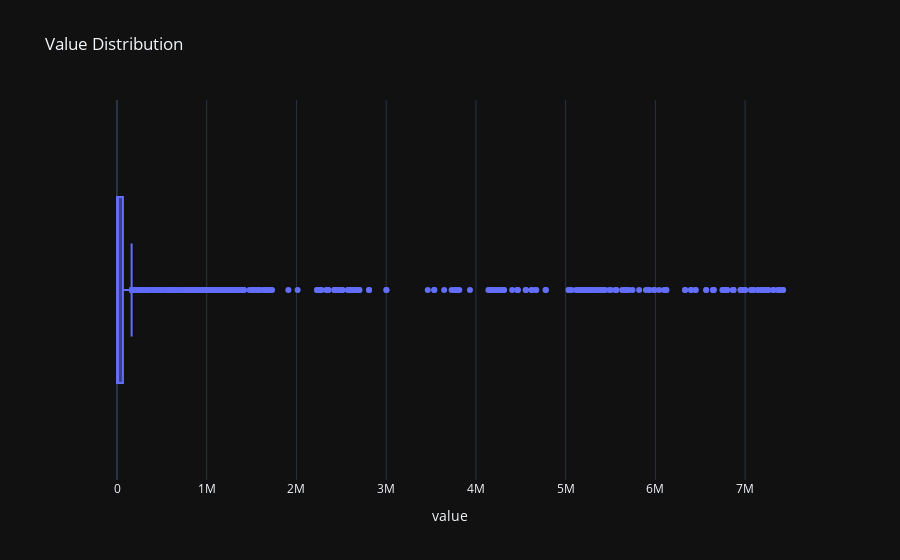

Here is the notebook cell this chart was saved with:
### Code cell
# Plot Box Plot
figure = ex.box(greenhouse_gas_data,
                x='value',
                title='Value Distribution',
                labels={'x':'Value', 'y':'Count'},
                template='plotly_dark')

figure.show()

### Figure 1 — Plotly figure (JSON) as saved in the notebook; plotly's stock layout.template omitted (floating-point values rounded to 4 significant figures; data arrays with more than 128 entries replaced by an {"elided": "..."} marker saying what was removed)
{"data": [{"alignmentgroup": "True", "hovertemplate": "value=%{x}<extra></extra>", "legendgroup": "", "marker": {"color": "#636efa"}, "name": "", "notched": false, "offsetgroup": "", "orientation": "h", "showlegend": false, "type": "box", "x": {"elided": "8406 float values"}, "x0": " ", "xaxis": "x", "y0": " ", "yaxis": "y"}], "layout": {"autosize": true, "boxmode": "group", "legend": {"tracegroupgap": 0}, "title": {"text": "Value Distribution"}, "xaxis": {"anchor": "y", "autorange": true, "domain": [0, 1], "range": [-412300.0, 7835000.0], "title": {"text": "value"}, "type": "linear"}, "yaxis": {"anchor": "x", "autorange": true, "domain": [0, 1], "range": [-0.5, 0.5], "type": "category"}}}
